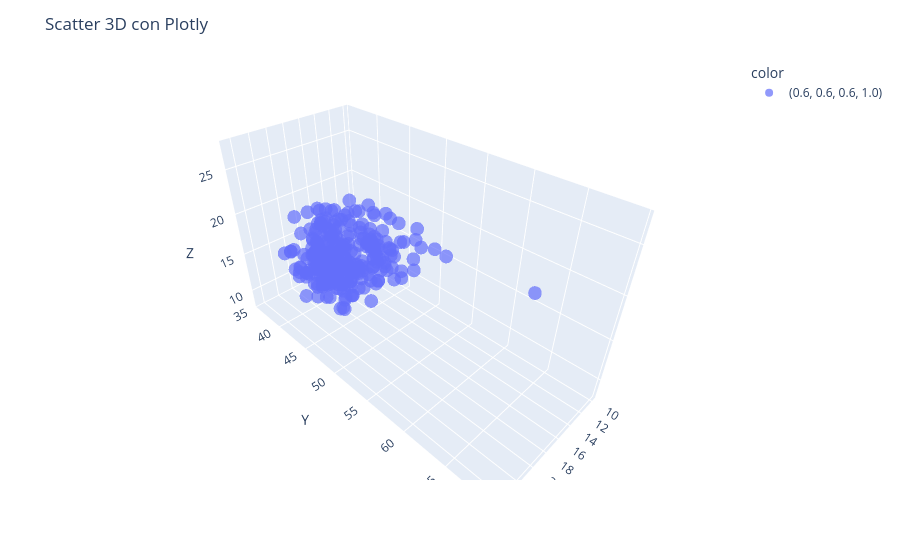

Notebook source saved alongside this figure:
### Code cell
fig = px.scatter_3d(
    df_filter,
    x="x_pc",
    y="y_pc",
    z="z_pc",
    color="color",
    color_continuous_scale="Viridis",
    opacity=0.7
)

fig.update_layout(
    scene=dict(
        xaxis_title="X",
        yaxis_title="Y",
        zaxis_title="Z"
    ),
    title="Scatter 3D con Plotly"
)

fig.show()

### Figure 1 — Plotly figure (JSON) as saved in the notebook; plotly's stock layout.template omitted (floating-point values rounded to 4 significant figures; data arrays with more than 128 entries replaced by an {"elided": "..."} marker saying what was removed)
{"data": [{"hovertemplate": "color=(0.6, 0.6, 0.6, 1.0)<br>x_pc=%{x}<br>y_pc=%{y}<br>z_pc=%{z}<extra></extra>", "legendgroup": "(0.6, 0.6, 0.6, 1.0)", "marker": {"color": "#636efa", "opacity": 0.7, "symbol": "circle"}, "mode": "markers", "name": "(0.6, 0.6, 0.6, 1.0)", "scene": "scene", "showlegend": true, "type": "scatter3d", "x": {"elided": "290 float values"}, "y": {"elided": "290 float values"}, "z": {"elided": "290 float values"}}], "layout": {"legend": {"title": {"text": "color"}, "tracegroupgap": 0}, "margin": {"t": 60}, "scene": {"domain": {"x": [0, 1], "y": [0, 1]}, "xaxis": {"title": {"text": "X"}}, "yaxis": {"title": {"text": "Y"}}, "zaxis": {"title": {"text": "Z"}}}, "title": {"text": "Scatter 3D con Plotly"}}}
